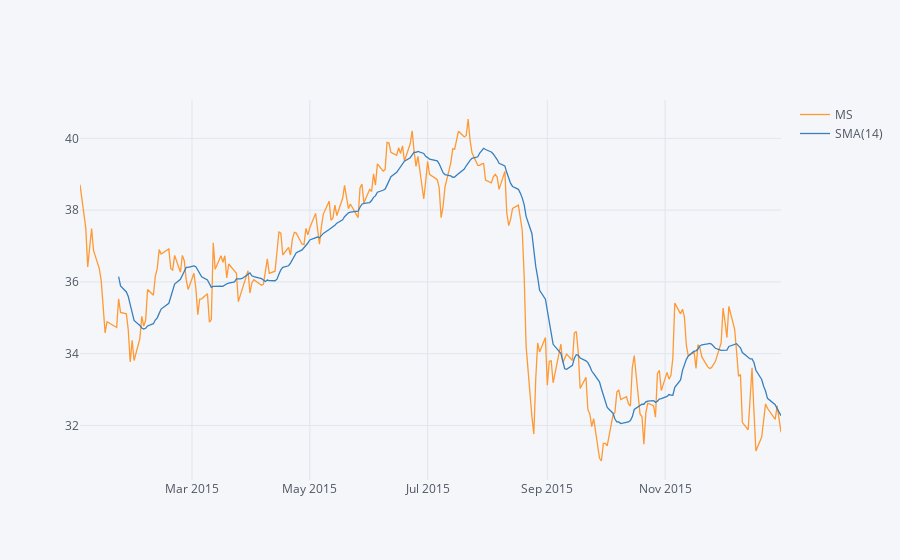

Source (notebook cell):
### Markdown cell above
** Use .ta_plot(study='sma') to create a Simple Moving Averages plot of Morgan Stanley for the year 2015.**

### Code cell
#close[returns.index.year==2015]['MS'].rolling(window=30).mean().iplot()
close[returns.index.year==2015]['MS'].ta_plot(study='sma')

### Figure 1 — Plotly figure (JSON) as saved in the notebook; plotly's stock layout.template omitted (floating-point values rounded to 4 significant figures; data arrays with more than 128 entries replaced by an {"elided": "..."} marker saying what was removed)
{"data": [{"line": {"color": "rgba(255, 153, 51, 1.0)", "dash": "solid", "shape": "linear", "width": 1.3}, "mode": "lines", "name": "MS", "text": "", "type": "scatter", "x": {"elided": "252 str values"}, "y": {"elided": "252 float values"}}, {"line": {"color": "rgba(55, 128, 191, 1.0)", "dash": "solid", "shape": "linear", "width": 1.3}, "mode": "lines", "name": "SMA(14)", "text": "", "type": "scatter", "x": {"elided": "252 str values"}, "y": {"elided": "252 mixed values"}}], "layout": {"legend": {"bgcolor": "#F5F6F9", "font": {"color": "#4D5663"}}, "paper_bgcolor": "#F5F6F9", "plot_bgcolor": "#F5F6F9", "title": {"font": {"color": "#4D5663"}}, "xaxis": {"gridcolor": "#E1E5ED", "showgrid": true, "tickfont": {"color": "#4D5663"}, "title": {"font": {"color": "#4D5663"}, "text": ""}, "zerolinecolor": "#E1E5ED"}, "yaxis": {"gridcolor": "#E1E5ED", "showgrid": true, "tickfont": {"color": "#4D5663"}, "title": {"font": {"color": "#4D5663"}, "text": ""}, "zerolinecolor": "#E1E5ED"}}}
